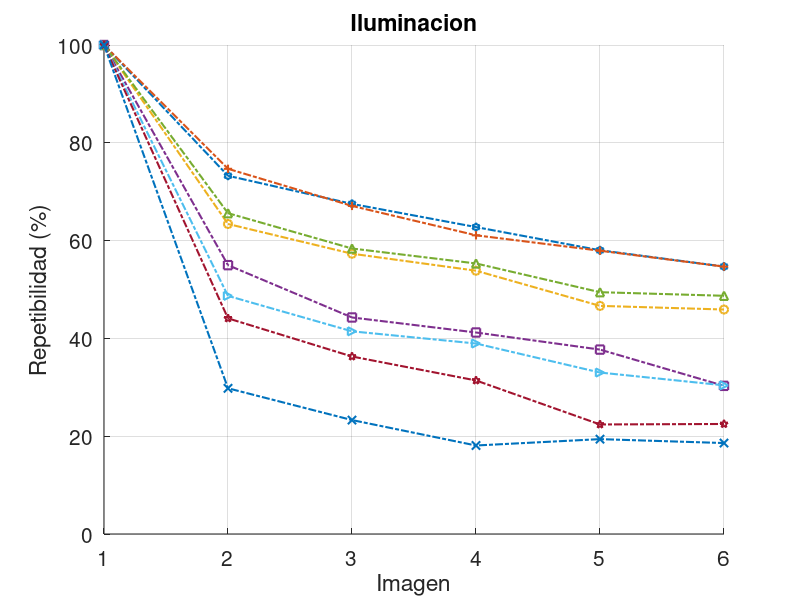

Recreate this plot in MATLAB. (Note: this script raises an error after producing the figure.)
%% GFTT detector
clear all;
close all;
clc;

width = 4;     % Width in inches
height = 4.5;    % Height in inches
alw = 0.75;    % AxesLineWidth
fsz = 15;      % Fontsize
lw = 1.5;      % LineWidth
msz = 6;       % MarkerSize

figure(1);
pos = get(gcf, 'Position');
set(gcf, 'Position', [pos(1) pos(2) width*100, height*100]); %<- Set size
set(gca, 'FontSize', fsz, 'LineWidth', alw); %<- Set properties

hold on;
grid off;

% GFTT
x=csvread('GFTT-ORB-i.csv');
x = x*100;
x = [100 x];
p1=plot(x,'LineWidth',lw, 'MarkerSize',msz, 'Marker','h', 'LineStyle','-.');

x=csvread('GFTT-BRIEF-i.csv');
x = x*100;
x = [100 x];
p2=plot(x,'LineWidth',lw, 'MarkerSize',msz, 'Marker','+', 'LineStyle','-.');

% FAST
x=csvread('FAST-ORB-i.csv');
x = x*100;
x = [100 x];
p3=plot(x,'LineWidth',lw, 'MarkerSize',msz, 'Marker','o', 'LineStyle','-.');

x=csvread('FAST-BRISK-i.csv');
x = x*100;
x = [100 x];
p4=plot(x,'LineWidth',lw, 'MarkerSize',msz, 'Marker','s', 'LineStyle','-.');

x=csvread('FAST-BRIEF-i.csv');
x = x*100;
x = [100 x];
p5=plot(x,'LineWidth',lw, 'MarkerSize',msz, 'Marker','^', 'LineStyle','-.');

x=csvread('FAST-FREAK-i.csv');
x = x*100;
x = [100 x];
p6=plot(x,'LineWidth',lw, 'MarkerSize',msz, 'Marker','>', 'LineStyle','-.');

% ORB
x=csvread('ORB-ORB-i.csv');
x = x*100;
x = [100 x];
p7=plot(x,'LineWidth',lw, 'MarkerSize',msz, 'Marker','p', 'LineStyle','-.');

x=csvread('ORB-BRIEF-i.csv');
x = x*100;
x = [100 x];
p8=plot(x,'LineWidth',lw, 'MarkerSize',msz, 'Marker','x', 'LineStyle','-.');

title('Iluminacion');
xlabel('Imagen');
ylabel('Repetibilidad (%)');
grid on

a=axes('position',get(gca,'position'),'visible','off');
legend(a,[p1 p2 p3 p4 p5 p6 p7 p8],'GFTT-ORB','GFTT-BRIEF','FAST-ORB','FAST-BRISK','FAST-BRIEF','FAST-FREAK', 
'ORB-ORB','ORB-BRIEF','FontSize', fsz, 'Location','Default');
hold off;

% Here we preserve the size of the image when we save it.
set(gcf,'InvertHardcopy','on');
set(gcf,'PaperUnits', 'inches');
papersize = get(gcf, 'PaperSize');
left = (papersize(1)- width)/2;
bottom = (papersize(2)- height)/2;
myfiguresize = [left, bottom, width, height];
set(gcf,'PaperPosition', myfiguresize);
 
% Save the file as PNG
 print('Illumination','-dpng','-r300');
